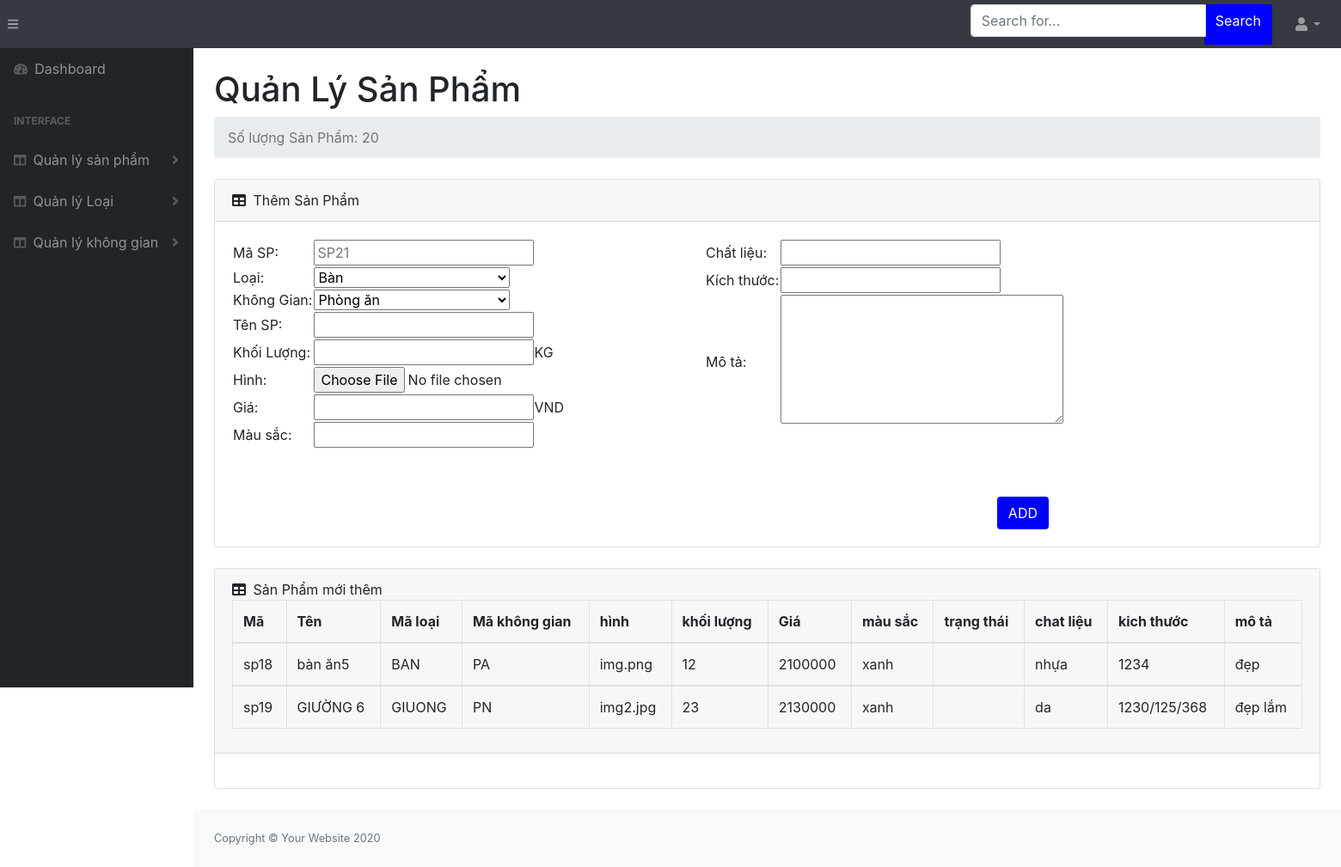
/admin/dist/quanlykho/sanpham.php, run on the app's committed database.
### tables this page shows
CREATE TABLE `sanpham` (
  `masanpham` varchar(10) NOT NULL,
  `maloai` varchar(10) NOT NULL,
  `tensanpham` varchar(50) NOT NULL,
  `khoiluong` int(11) NOT NULL COMMENT 'kg',
  `hinh` varchar(50) NOT NULL,
  `gia` int(11) NOT NULL COMMENT 'VND',
  `trangthai` varchar(10) DEFAULT NULL COMMENT '1 là hoạt động. \r\n0 là đã bị xóa',
  `mausac` varchar(50) NOT NULL,
  `chatlieu` varchar(50) DEFAULT NULL,
  `kichthuoc` varchar(30) DEFAULT NULL COMMENT 'cao|dai|rong',
  `mota` text DEFAULT NULL,
  `makhonggian` varchar(10) DEFAULT NULL
);

### admin/dist/quanlykho/sanpham.php (the view, shortened to what this page needs)
<!DOCTYPE html>
<html lang="en">
    <head>
        <link href="../css/styles.css" rel="stylesheet" />
        <link href="https://cdn.datatables.net/1.10.20/css/dataTables.bootstrap4.min.css" rel="stylesheet" />
    </head>
    <?php
        include '../../../config/config.php';
        $sql="SELECT * From sanpham";
        $stm=$obj->query($sql);
        $data=$stm->fetchALL();
        $soluongsp=$stm->rowCount();
    ?>
    <body class="sb-nav-fixed">
        <nav class="sb-topnav navbar navbar-expand navbar-dark bg-dark">
            <button class="btn btn-link btn-sm order-1 order-lg-0" id="sidebarToggle" href="#"><i class="fas fa-bars"></i></button>
            <form action="quanlysanpham.php" method="post" class="d-none d-md-inline-block form-inline ml-auto mr-0 mr-md-3 my-2 my-md-0">
                <div class="input-group">
                    <input class="form-control" type="text" name="noidung" placeholder="Search for..." aria-label="Search" aria-describedby="basic-addon2" />
                    <div style="height:47px; margin-left:-2px; background-color: blue ; color:white; ">
                        <input type="submit" style="color:white;" class="btn btn-mini" value="Search" >
                    </div>
                </div>
            </form>
            <ul class="navbar-nav ml-auto ml-md-0">
                <li class="nav-item dropdown">
                    <a class="nav-link dropdown-toggle" id="userDropdown" href="#" role="button" data-toggle="dropdown" aria-haspopup="true" aria-expanded="false"><i class="fas fa-user fa-fw"></i></a>
                </li>
            </ul>
        </nav>
        <div id="layoutSidenav">
            <div id="layoutSidenav_nav">
                <nav class="sb-sidenav accordion sb-sidenav-dark" id="sidenavAccordion">
                    <div class="sb-sidenav-menu">
                        <div class="nav">
                            <a class="nav-link" href="quanlykho.php">
                                <div class="sb-nav-link-icon"><i class="fas fa-tachometer-alt"></i></div>
                                Dashboard
                            </a>
                            <div class="sb-sidenav-menu-heading">Interface</div>
                            <a class="nav-link collapsed" href="quanlysanpham.php" >
                                <div class="sb-nav-link-icon"><i class="fas fa-columns"></i></div>
                                Quản lý sản phẩm
                                <div class="sb-sidenav-collapse-arrow"><i class="fas fa-angle-down"></i></div>
                            </a>
                            <a class="nav-link collapsed" href="quanlyloai.php" >
                                <div class="sb-nav-link-icon"><i class="fas fa-columns"></i></div>
                                Quản lý Loại
                                <div class="sb-sidenav-collapse-arrow"><i class="fas fa-angle-down"></i></div>
                            </a>
                            <a class="nav-link collapsed" href="quanlykhonggian.php"  >
                                <div class="sb-nav-link-icon"><i class="fas fa-columns"></i></div>
                                Quản lý không gian
                                <div class="sb-sidenav-collapse-arrow"><i class="fas fa-angle-down"></i></div>
                            </a>
                        </div>
                    </div>
                </nav>
            </div>
            <div id="layoutSidenav_content">
                <main>
                    <div class="container-fluid">
                        <h1 class="mt-4">Quản Lý Sản Phẩm</h1>
                        <ol class="breadcrumb mb-4">
                            <li class="breadcrumb-item active"><?php echo "Số lượng Sản Phẩm: $soluongsp"?></li>
                        </ol>
                        <div class="card mb-4">
                            <div class="card-header">
                                <i class="fas fa-table mr-1"></i>
                                Thêm Sản Phẩm
                            </div>
                            <div class="card-body">
                                <form action="chucnang.php?action=them" enctype="multipart/form-data" method="post" style="width:1300px">
                                    <div style="width:550px; float:left;height:300px">
                                        <table >
                                            <tr>
                                                <td>Mã SP:</td>
                                                <td><input type="text" name="masanpham" placeholder="SP<?php echo $soluongsp+1?>" id=""></td>
                                            </tr>
                                            <tr>
                                                <td>Loại:</td>
                                                <td >
                                                    <select style="width:228px;"name="maloai" id="">
                                                        <?php
                                                            $sqll="SELECT * from loai";
                                                            $stml=$obj->query($sqll);
                                                            $loai=$stml->fetchALL();
                                                            foreach($loai as $k => $v)
                                                            {
                                                                ?>
                                                        <option value="<?php echo $v['maloai']?>"><?php echo $v['tenloai']?></option>
                                                        <?php
                                                            }
                                                            ?>
                                                    </select>
                                                </td>
                                            </tr>
                                            <tr>
                                                <td>Không Gian:</td>
                                                <td >
                                                    <select style="width:228px;"name="makhonggian" id="">
                                                        <?php
                                                            $sqlk="SELECT * from khonggian";
                                                            $stmk=$obj->query($sqlk);
                                                            $kg=$stmk->fetchALL();
                                                            foreach($kg as $k => $v)
                                                            {
                                                                ?>
                                                        <option value="<?php echo $v['makhonggian']?>"><?php echo $v['tenkhonggian']?></option>
                                                        <?php
                                                            }
                                                            ?>
                                                    </select>
                                                </td>
                                            </tr>
                                            <tr>
                                                <td>Tên SP:</td>
                                                <td><input type="text" name="tensanpham" id=""></td>
                                            </tr>
                                            <tr>
                                                <td>Khối Lượng:</td>
                                                <td><input type="text" name="khoiluong" id="">KG</td>
                                            </tr>
                                            <tr>
                                                <td>Hình:</td>
                                                <td><input type="file" name="hinh" id=""></td>
                                            </tr>
                                            <tr>
                                                <td>Giá:</td>
                                                <td><input type="text" name="gia" id="">VND</td>
                                            </tr>
                                            <tr>
                                                <td>Màu sắc:</td>
                                                <td><input type="text" name="mausac" id=""></td>
                                            </tr>
                                        </table>
                                    </div>
                                    <div style="float:right; width:550px; height:300px; margin-right:200px; ">
                                        <table>
                                            <tr>
                                                <td>Chất liệu:</td>
                                                <td><input type="text" name="chatlieu" id=""></td>
                                            </tr>
                                            <tr>
                                                <td>Kích thước:</td>
                                                <td><input type="text" name="kichthuoc" id=""></td>
                                            </tr>
                                            <tr>
                                                <td>Mô tả:</td>
                                                <td><textarea name="mota" id="" cols="30" rows="6"></textarea></td>
                                            </tr>
                                        </table>
                                    </div>
                                    <div >
                                        <input type="submit"class="btn btn-mini" style="background-color:blue; color:white; float:right; margin-right:350px; " value="ADD">
                                    </div>
                                </form>
                            </div>
                        </div>
                    </div>
                </main>
                <main>
                    <div class="container-fluid">
                        <div class="card mb-4">
                            <div class="card-header">
                                <i class="fas fa-table mr-1"></i>
                                Sản Phẩm mới thêm
                                <table  class="table table-bordered" id=""  width="100%" cellspacing="0">
                                    <thead>
                                        <th>Mã</th>
                                        <th>Tên</th>
                                        <th>Mã loại</th>
                                        <th>Mã không gian</th>
                                        <th>hình</th>
                                        <th>khối lượng</th>
                                        <th>Giá</th>
                                        <th>màu sắc</th>
                                        <th>trạng thái</th>
                                        <th>chat liệu</th>
                                        <th>kich thước</th>
                                        <th>mô tả</th>
                                    </thead>
                                    <?php
                                        $sql="SELECT * FROM sanpham where trangthai IS NULL";
                                        $stm=$obj->query($sql);
                                        $da=$stm->fetchALL();
                                        foreach($da as $k =>$v)
                                        {
                                    ?>
                                    <tbody>
                                        <td><?php echo $v['masanpham']?></td>
                                        <td><?php echo $v['tensanpham']?></td>
                                        <td><?php echo $v['maloai']?></td>
                                        <td><?php echo $v['makhonggian']?></td>
                                        <td><?php echo $v['hinh']?></td>
                                        <td><?php echo $v['khoiluong']?></td>
                                        <td><?php echo $v['gia']?></td>
                                        <td><?php echo $v['mausac']?></td>
                                        <td><?php echo $v['trangthai']?></td>
                                        <td><?php echo $v['chatlieu']?></td>
                                        <td><?php echo $v['kichthuoc']?></td>
                                        <td><?php echo $v['mota']?></td>
                                    </tbody>
                                    <?php
                                        }
                                        ?>
                                </table>
                            </div>
                            <div class="card-body">
                            </div>
                        </div>
                    </div>
                </main>
                <footer class="py-4 bg-light mt-auto">
                    <div class="container-fluid">
                        <div class="d-flex align-items-center justify-content-between small">
                            <div class="text-muted">Copyright &copy; Your Website 2020</div>
                        </div>
                    </div>
                </footer>
            </div>
        </div>
    </body>
</html>

### data on the page
sanpham: masanpham "sp18", tensanpham "bàn ăn5", maloai "BAN", makhonggian "PA", hinh "img.png", khoiluong "12", gia "2100000", mausac "xanh", chatlieu "nhựa", kichthuoc "1234", mota "đẹp"
sanpham: masanpham "sp19", tensanpham "GIƯỜNG 6", maloai "GIUONG", makhonggian "PN", hinh "img2.jpg", khoiluong "23", gia "2130000", mausac "xanh", chatlieu "da", kichthuoc "1230/125/368", mota "đẹp lắm"

### other printed values
$soluongsp "20"
form field maloai "Bàn"
form field makhonggian "Phòng ăn"
